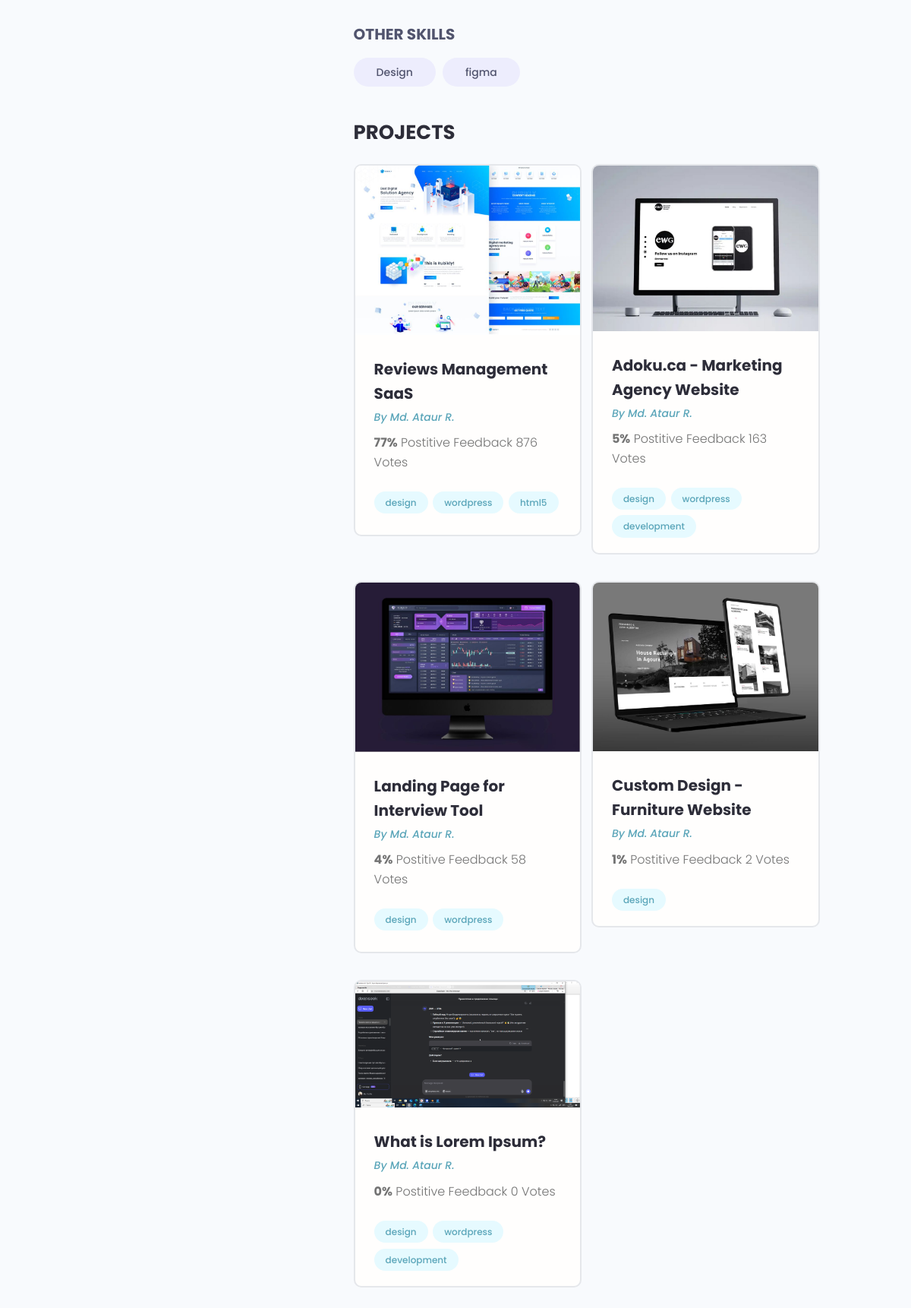
Page /profile/1/ (lower part) on the earlier database version.
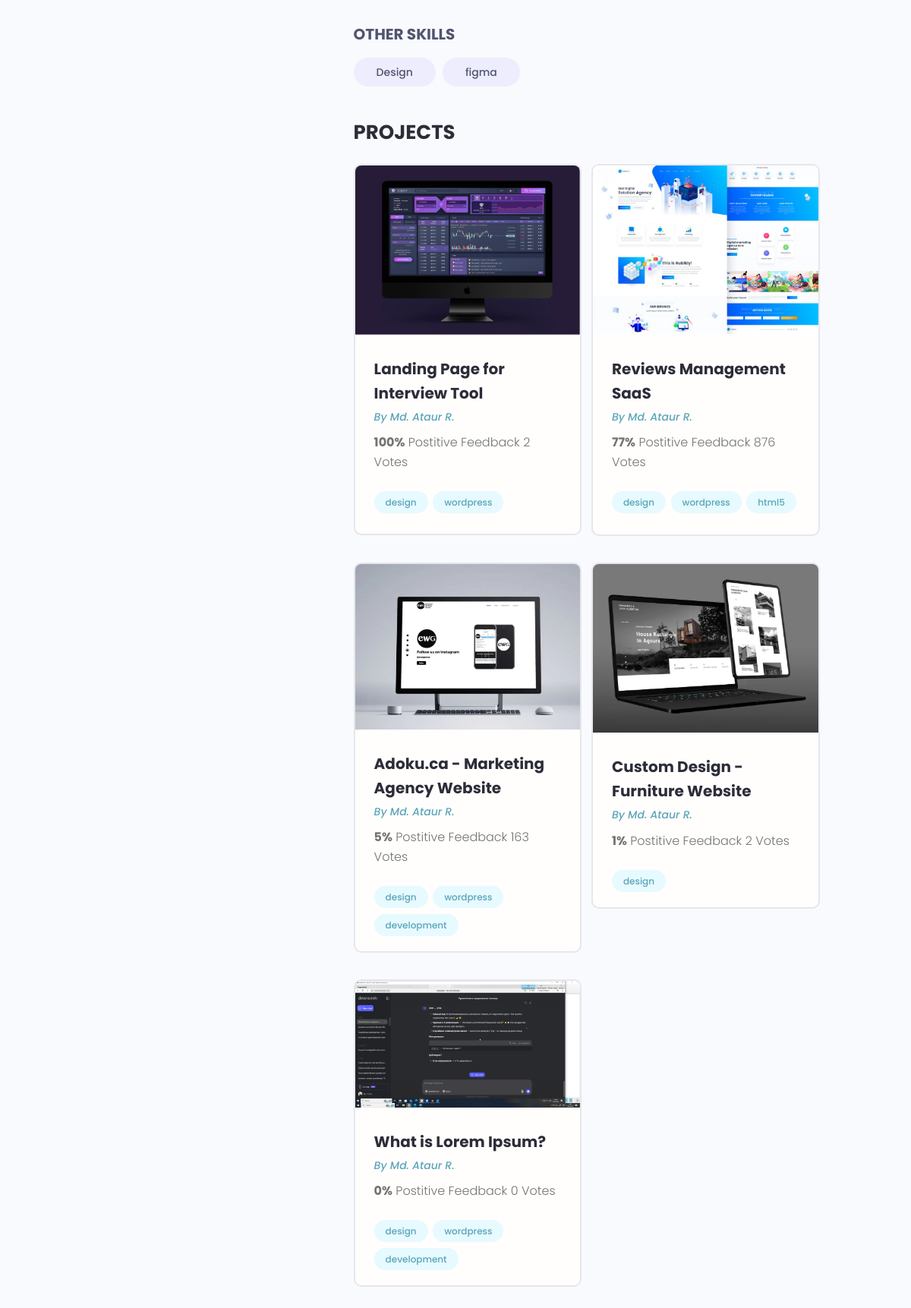
Same page on the later database version.
### users/models.py (models this page shows, shortened)
class Skill(models.Model):
    owner = models.ForeignKey(Profile, on_delete=models.CASCADE, null=True, blank=True)
    name = models.CharField(max_length=200, null=True, blank=True)
    description = models.TextField(null=True, blank=True)
    created = models.DateTimeField(auto_now_add=True)
    def __str__(self):
        return f"{self.name}"

class Profile(models.Model):
    user = models.OneToOneField(User, on_delete=models.CASCADE, null=True, blank=True)
    name = models.CharField(max_length=200, null=True, blank=True)
    email = models.EmailField(max_length=500, null=True, blank=True)
    username = models.CharField(max_length=200, null=True, blank=True)
    short_info = models.CharField(max_length=200, null=True, blank=True)
    bio = models.TextField(null=True, blank=True)
    profile_image = models.ImageField(null=True, blank=True, upload_to='profiles/', default='profiles/user-default.png')
    social_github = models.CharField(max_length=200, null=True, blank=True)
    social_youtube = models.CharField(max_length=200, null=True, blank=True)
    social_website = models.CharField(max_length=200, null=True, blank=True)
    created = models.DateTimeField(auto_now_add=True)

### projects/models.py (models this page shows, shortened)
class Project(models.Model):
    owner = models.ForeignKey(Profile, on_delete=models.SET_NULL, null=True, blank=True)
    title = models.CharField(max_length=200)
    description = models.TextField(null=True, blank=True)
    featured_image = models.ImageField(null=True, blank=True, upload_to="projects/%Y/%m/%d/", default="default.jpg")
    demo_link = models.CharField(max_length=2000, null=True, blank=True)
    source_link = models.CharField(max_length=2000, null=True, blank=True)
    tags = models.ManyToManyField('Tag', blank=True)
    vote_total = models.IntegerField(default=0, null=True, blank=True)
    vote_ratio = models.IntegerField(default=0, null=True, blank=True)
    created = models.DateTimeField(auto_now_add=True)
    class Meta:
        ordering = ['-vote_ratio', '-vote_total', 'title']

class Tag(models.Model):
    name = models.CharField(max_length=200)
    created = models.DateTimeField(auto_now_add=True)
    def __str__(self):
        return self.name

### users/views.py (the view)
# urls.py: path("profile/<str:pk>/", views.user_profile, name="user_profile"),
def user_profile(request, pk):
    prof = Profile.objects.get(id=pk)
    top_skills = prof.skill_set.exclude(description__exact="")
    other_skills = prof.skill_set.filter(description="")
    context = {
        'profile': prof,
        'top_skills': top_skills,
        "other_skills": other_skills
    }
    return render(request, 'users/profile.html', context)

### users/templates/users/profile.html (shortened to what this page needs)
{% extends 'projects/base.html' %}
{% block content %}
<main class="profile my-md">
    <div class="container">
        <div class="layout">
            <div class="column column--1of3">
            </div>
            <div class="column column--2of3">
                <div class="devInfo">
                    <div class="devInfo__skills">
                        <h3 class="devInfo__subtitle">Other Skills</h3>
                        <div class="devInfo__otherSkills">
                            {% for skill in other_skills %}
                            <span class="tag tag--pill tag--sub tag--lg">
                  <small>{{ skill }}</small>
                </span>
                            {% endfor %}
                        </div>
                    </div>
                </div>
                <div class="devInfo">
                    <h3 class="devInfo__title">Projects</h3>
                    <div class="grid grid--two">
                        {% for project in profile.project_set.all %}
                        <div class="column">
                            <div class="card project">
                                <a href="{% url 'project' project.id %}" class="project">
                                    <img class="project__thumbnail" src="{{ project.featured_image.url }}"
                                         alt="project thumbnail"/>
                                    <div class="card__body">
                                        <h3 class="project__title">{{ project.title }}</h3>
                                        <p><a class="project__author" href="{% url 'user_profile' project.owner.id %}">By {{ project.owner.name }}</a></p>
                                        <p class="project--rating">
                                            <span style="font-weight: bold;">{{ project.vote_ratio }}%</span> Postitive
                                            Feedback {{ project.vote_total }} Vote{{ project.vote_total|pluralize:'s' }}
                                        </p>
                                        <div class="project__tags">
                                            {% for tag in project.tags.all %}
                                            <span class="tag tag--pill tag--main">
                      <small>{{ tag }}</small>
                    </span>
                                            {% endfor %}
                                        </div>
                                    </div>
                                </a>
                            </div>
                        </div>
                        {% endfor %}
                    </div>
                </div>
            </div>
        </div>
    </div>
</main>
{% endblock %}

Differences in the rows shown:
changed Project "Landing Page for Interview Tool": vote_ratio "4" → "100"; vote_total "58" → "2"; moves up the list
